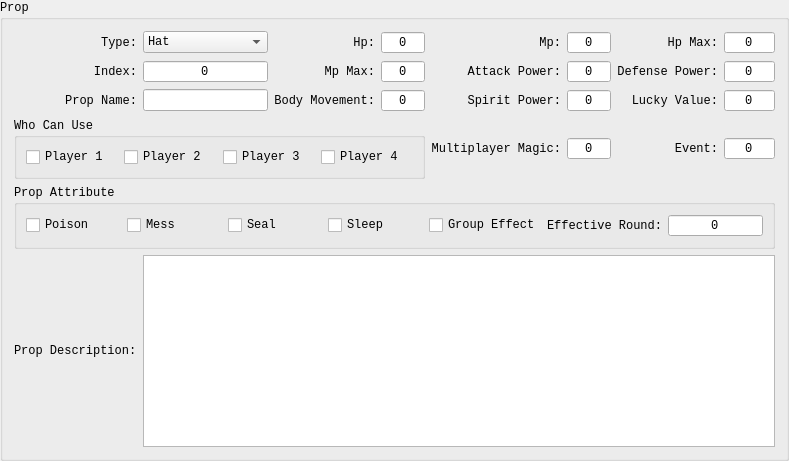
    <widget class="QGroupBox" name="propBox">
     <property name="font">
      <font>
       <family>Consolas</family>
      </font>
     </property>
     <property name="title">
      <string>Prop</string>
     </property>
     <layout class="QGridLayout" name="gridLayout_2">
      <item row="2" column="5">
       <widget class="QSpinBox" name="propSpiritPower">
        <property name="font">
         <font>
          <family>Consolas</family>
         </font>
        </property>
        <property name="alignment">
         <set>Qt::AlignCenter</set>
        </property>
        <property name="buttonSymbols">
         <enum>QAbstractSpinBox::NoButtons</enum>
        </property>
        <property name="minimum">
         <number>-128</number>
        </property>
        <property name="maximum">
         <number>127</number>
        </property>
       </widget>
      </item>
      <item row="1" column="7">
       <widget class="QSpinBox" name="propDefensePower">
        <property name="font">
         <font>
          <family>Consolas</family>
         </font>
        </property>
        <property name="alignment">
         <set>Qt::AlignCenter</set>
        </property>
        <property name="buttonSymbols">
         <enum>QAbstractSpinBox::NoButtons</enum>
        </property>
        <property name="minimum">
         <number>-128</number>
        </property>
        <property name="maximum">
         <number>255</number>
        </property>
       </widget>
      </item>
      <item row="1" column="0">
       <widget class="QLabel" name="propIdxLbl">
        <property name="font">
         <font>
          <family>Consolas</family>
         </font>
        </property>
        <property name="text">
         <string>Index:</string>
        </property>
        <property name="alignment">
         <set>Qt::AlignRight|Qt::AlignTrailing|Qt::AlignVCenter</set>
        </property>
       </widget>
      </item>
      <item row="0" column="5">
       <widget class="QSpinBox" name="propMp">
        <property name="font">
         <font>
          <family>Consolas</family>
         </font>
        </property>
        <property name="alignment">
         <set>Qt::AlignCenter</set>
        </property>
        <property name="buttonSymbols">
         <enum>QAbstractSpinBox::NoButtons</enum>
        </property>
        <property name="minimum">
         <number>-128</number>
        </property>
        <property name="maximum">
         <number>127</number>
        </property>
       </widget>
      </item>
      <item row="2" column="6">
       <widget class="QLabel" name="propLuckyValueLbl">
        <property name="font">
         <font>
          <family>Consolas</family>
         </font>
        </property>
        <property name="text">
         <string>Lucky Value:</string>
        </property>
        <property name="alignment">
         <set>Qt::AlignRight|Qt::AlignTrailing|Qt::AlignVCenter</set>
        </property>
       </widget>
      </item>
      <item row="4" column="0" colspan="8">
       <widget class="QGroupBox" name="propAttrBox">
        <property name="font">
         <font>
          <family>Consolas</family>
         </font>
        </property>
        <property name="title">
         <string>Prop Attribute</string>
        </property>
        <layout class="QHBoxLayout" name="horizontalLayout_4">
         <item>
          <widget class="QCheckBox" name="poisonChk">
           <property name="font">
            <font>
             <family>Consolas</family>
            </font>
           </property>
           <property name="text">
            <string>Poison</string>
           </property>
          </widget>
         </item>
         <item>
          <widget class="QCheckBox" name="messChk">
           <property name="font">
            <font>
             <family>Consolas</family>
            </font>
           </property>
           <property name="text">
            <string>Mess</string>
           </property>
          </widget>
         </item>
         <item>
          <widget class="QCheckBox" name="sealChk">
           <property name="font">
            <font>
             <family>Consolas</family>
            </font>
           </property>
           <property name="text">
            <string>Seal</string>
           </property>
          </widget>
         </item>
         <item>
          <widget class="QCheckBox" name="sleepChk">
           <property name="font">
            <font>
             <family>Consolas</family>
            </font>
           </property>
           <property name="text">
            <string>Sleep</string>
           </property>
          </widget>
         </item>
         <item>
          <widget class="QCheckBox" name="groupEffectChk">
           <property name="font">
            <font>
             <family>Consolas</family>
            </font>
           </property>
           <property name="text">
            <string>Group Effect</string>
           </property>
          </widget>
         </item>
         <item>
          <widget class="QLabel" name="effectiveRoundLbl">
           <property name="font">
            <font>
             <family>Consolas</family>
            </font>
           </property>
           <property name="text">
            <string>Effective Round:</string>
           </property>
           <property name="alignment">
            <set>Qt::AlignRight|Qt::AlignTrailing|Qt::AlignVCenter</set>
           </property>
          </widget>
         </item>
         <item>
          <widget class="QSpinBox" name="effectiveRound">
           <property name="font">
            <font>
             <family>Consolas</family>
            </font>
           </property>
           <property name="alignment">
            <set>Qt::AlignCenter</set>
           </property>
           <property name="buttonSymbols">
            <enum>QAbstractSpinBox::NoButtons</enum>
           </property>
           <property name="maximum">
            <number>9</number>
           </property>
          </widget>
         </item>
        </layout>
       </widget>
      </item>
      <item row="0" column="3">
       <widget class="QSpinBox" name="propHp">
        <property name="font">
         <font>
          <family>Consolas</family>
         </font>
        </property>
        <property name="alignment">
         <set>Qt::AlignCenter</set>
        </property>
        <property name="buttonSymbols">
         <enum>QAbstractSpinBox::NoButtons</enum>
        </property>
        <property name="minimum">
         <number>-128</number>
        </property>
        <property name="maximum">
         <number>127</number>
        </property>
       </widget>
      </item>
      <item row="1" column="1">
       <widget class="QSpinBox" name="propIdx">
        <property name="font">
         <font>
          <family>Consolas</family>
         </font>
        </property>
        <property name="alignment">
         <set>Qt::AlignCenter</set>
        </property>
        <property name="buttonSymbols">
         <enum>QAbstractSpinBox::NoButtons</enum>
        </property>
       </widget>
      </item>
      <item row="1" column="3">
       <widget class="QSpinBox" name="propMpMax">
        <property name="font">
         <font>
          <family>Consolas</family>
         </font>
        </property>
        <property name="alignment">
         <set>Qt::AlignCenter</set>
        </property>
        <property name="buttonSymbols">
         <enum>QAbstractSpinBox::NoButtons</enum>
        </property>
        <property name="minimum">
         <number>-128</number>
        </property>
        <property name="maximum">
         <number>127</number>
        </property>
       </widget>
      </item>
      <item row="0" column="7">
       <widget class="QSpinBox" name="propHpMax">
        <property name="font">
         <font>
          <family>Consolas</family>
         </font>
        </property>
        <property name="alignment">
         <set>Qt::AlignCenter</set>
        </property>
        <property name="buttonSymbols">
         <enum>QAbstractSpinBox::NoButtons</enum>
        </property>
        <property name="minimum">
         <number>-128</number>
        </property>
        <property name="maximum">
         <number>127</number>
        </property>
       </widget>
      </item>
      <item row="1" column="6">
       <widget class="QLabel" name="propDefensePowerLbl">
        <property name="font">
         <font>
          <family>Consolas</family>
         </font>
        </property>
        <property name="text">
         <string>Defense Power:</string>
        </property>
        <property name="alignment">
         <set>Qt::AlignRight|Qt::AlignTrailing|Qt::AlignVCenter</set>
        </property>
       </widget>
      </item>
      <item row="0" column="6">
       <widget class="QLabel" name="propHpMaxLbl">
        <property name="font">
         <font>
          <family>Consolas</family>
         </font>
        </property>
        <property name="text">
         <string>Hp Max:</string>
        </property>
        <property name="alignment">
         <set>Qt::AlignRight|Qt::AlignTrailing|Qt::AlignVCenter</set>
        </property>
       </widget>
      </item>
      <item row="2" column="2">
       <widget class="QLabel" name="propBodyMovementLbl">
        <property name="font">
         <font>
          <family>Consolas</family>
         </font>
        </property>
        <property name="text">
         <string>Body Movement:</string>
        </property>
        <property name="alignment">
         <set>Qt::AlignRight|Qt::AlignTrailing|Qt::AlignVCenter</set>
        </property>
       </widget>
      </item>
      <item row="0" column="4">
       <widget class="QLabel" name="propMpLbl">
        <property name="font">
         <font>
          <family>Consolas</family>
         </font>
        </property>
        <property name="text">
         <string>Mp:</string>
        </property>
        <property name="alignment">
         <set>Qt::AlignRight|Qt::AlignTrailing|Qt::AlignVCenter</set>
        </property>
       </widget>
      </item>
      <item row="1" column="2">
       <widget class="QLabel" name="propMpMaxLbl">
        <property name="font">
         <font>
          <family>Consolas</family>
         </font>
        </property>
        <property name="text">
         <string>Mp Max:</string>
        </property>
        <property name="alignment">
         <set>Qt::AlignRight|Qt::AlignTrailing|Qt::AlignVCenter</set>
        </property>
       </widget>
      </item>
      <item row="2" column="7">
       <widget class="QSpinBox" name="propLuckyValue">
        <property name="font">
         <font>
          <family>Consolas</family>
         </font>
        </property>
        <property name="alignment">
         <set>Qt::AlignCenter</set>
        </property>
        <property name="buttonSymbols">
         <enum>QAbstractSpinBox::NoButtons</enum>
        </property>
        <property name="minimum">
         <number>-128</number>
        </property>
        <property name="maximum">
         <number>127</number>
        </property>
       </widget>
      </item>
      <item row="0" column="1">
       <widget class="QComboBox" name="propType">
        <property name="font">
         <font>
          <family>Consolas</family>
         </font>
        </property>
        <item>
         <property name="text">
          <string>Hat</string>
         </property>
        </item>
        <item>
         <property name="text">
          <string>Clothes</string>
         </property>
        </item>
        <item>
         <property name="text">
          <string>Shoes</string>
         </property>
        </item>
        <item>
         <property name="text">
          <string>Cloak</string>
         </property>
        </item>
        <item>
         <property name="text">
          <string>Wristlet</string>
         </property>
        </item>
        <item>
         <property name="text">
          <string>Accessory</string>
         </property>
        </item>
        <item>
         <property name="text">
          <string>Weapon</string>
         </property>
        </item>
       </widget>
      </item>
      <item row="2" column="1">
       <widget class="QLineEdit" name="propName">
        <property name="sizePolicy">
         <sizepolicy hsizetype="Minimum" vsizetype="Fixed">
          <horstretch>0</horstretch>
          <verstretch>0</verstretch>
         </sizepolicy>
        </property>
        <property name="font">
         <font>
          <family>Consolas</family>
         </font>
        </property>
        <property name="alignment">
         <set>Qt::AlignCenter</set>
        </property>
       </widget>
      </item>
      <item row="2" column="4">
       <widget class="QLabel" name="propSpiritPowerLbl">
        <property name="font">
         <font>
          <family>Consolas</family>
         </font>
        </property>
        <property name="text">
         <string>Spirit Power:</string>
        </property>
        <property name="alignment">
         <set>Qt::AlignRight|Qt::AlignTrailing|Qt::AlignVCenter</set>
        </property>
       </widget>
      </item>
      <item row="0" column="0">
       <widget class="QLabel" name="propTypeLbl">
        <property name="font">
         <font>
          <family>Consolas</family>
         </font>
        </property>
        <property name="text">
         <string>Type:</string>
        </property>
        <property name="alignment">
         <set>Qt::AlignRight|Qt::AlignTrailing|Qt::AlignVCenter</set>
        </property>
       </widget>
      </item>
      <item row="1" column="4">
       <widget class="QLabel" name="propAttackPowerLbl">
        <property name="font">
         <font>
          <family>Consolas</family>
         </font>
        </property>
        <property name="text">
         <string>Attack Power:</string>
        </property>
        <property name="alignment">
         <set>Qt::AlignRight|Qt::AlignTrailing|Qt::AlignVCenter</set>
        </property>
       </widget>
      </item>
      <item row="2" column="0">
       <widget class="QLabel" name="propNameLbl">
        <property name="font">
         <font>
          <family>Consolas</family>
         </font>
        </property>
        <property name="text">
         <string>Prop Name:</string>
        </property>
        <property name="alignment">
         <set>Qt::AlignRight|Qt::AlignTrailing|Qt::AlignVCenter</set>
        </property>
       </widget>
      </item>
      <item row="2" column="3">
       <widget class="QSpinBox" name="propBodyMovement">
        <property name="font">
         <font>
          <family>Consolas</family>
         </font>
        </property>
        <property name="alignment">
         <set>Qt::AlignCenter</set>
        </property>
        <property name="buttonSymbols">
         <enum>QAbstractSpinBox::NoButtons</enum>
        </property>
        <property name="minimum">
         <number>-128</number>
        </property>
        <property name="maximum">
         <number>127</number>
        </property>
       </widget>
      </item>
      <item row="1" column="5">
       <widget class="QSpinBox" name="propAttackPower">
        <property name="font">
         <font>
          <family>Consolas</family>
         </font>
        </property>
        <property name="alignment">
         <set>Qt::AlignCenter</set>
        </property>
        <property name="buttonSymbols">
         <enum>QAbstractSpinBox::NoButtons</enum>
        </property>
        <property name="minimum">
         <number>-128</number>
        </property>
        <property name="maximum">
         <number>255</number>
        </property>
       </widget>
      </item>
      <item row="0" column="2">
       <widget class="QLabel" name="propHpLbl">
        <property name="font">
         <font>
          <family>Consolas</family>
         </font>
        </property>
        <property name="text">
         <string>Hp:</string>
        </property>
        <property name="alignment">
         <set>Qt::AlignRight|Qt::AlignTrailing|Qt::AlignVCenter</set>
        </property>
       </widget>
      </item>
      <item row="5" column="0">
       <widget class="QLabel" name="propDescriptionLbl">
        <property name="font">
         <font>
          <family>Consolas</family>
         </font>
        </property>
        <property name="text">
         <string>Prop Description:</string>
        </property>
       </widget>
      </item>
      <item row="5" column="1" colspan="7">
       <widget class="QTextEdit" name="propDescription">
        <property name="font">
         <font>
          <family>Consolas</family>
         </font>
        </property>
       </widget>
      </item>
      <item row="3" column="0" colspan="4">
       <widget class="QGroupBox" name="whoCanUseBox">
        <property name="font">
         <font>
          <family>Consolas</family>
         </font>
        </property>
        <property name="title">
         <string>Who Can Use</string>
        </property>
        <layout class="QHBoxLayout" name="horizontalLayout_3">
         <item>
          <widget class="QCheckBox" name="player1Chk">
           <property name="font">
            <font>
             <family>Consolas</family>
            </font>
           </property>
           <property name="text">
            <string>Player 1</string>
           </property>
          </widget>
         </item>
         <item>
          <widget class="QCheckBox" name="player2Chk">
           <property name="font">
            <font>
             <family>Consolas</family>
            </font>
           </property>
           <property name="text">
            <string>Player 2</string>
           </property>
          </widget>
         </item>
         <item>
          <widget class="QCheckBox" name="player3Chk">
           <property name="font">
            <font>
             <family>Consolas</family>
            </font>
           </property>
           <property name="text">
            <string>Player 3</string>
           </property>
          </widget>
         </item>
         <item>
          <widget class="QCheckBox" name="player4Chk">
           <property name="font">
            <font>
             <family>Consolas</family>
            </font>
           </property>
           <property name="text">
            <string>Player 4</string>
           </property>
          </widget>
         </item>
        </layout>
       </widget>
      </item>
      <item row="3" column="7">
       <widget class="QSpinBox" name="propEvent">
        <property name="font">
         <font>
          <family>Consolas</family>
         </font>
        </property>
        <property name="alignment">
         <set>Qt::AlignCenter</set>
        </property>
        <property name="buttonSymbols">
         <enum>QAbstractSpinBox::NoButtons</enum>
        </property>
        <property name="maximum">
         <number>65536</number>
        </property>
       </widget>
      </item>
      <item row="3" column="6">
       <widget class="QLabel" name="propEventLbl">
        <property name="font">
         <font>
          <family>Consolas</family>
         </font>
        </property>
        <property name="text">
         <string>Event:</string>
        </property>
        <property name="alignment">
         <set>Qt::AlignRight|Qt::AlignTrailing|Qt::AlignVCenter</set>
        </property>
       </widget>
      </item>
      <item row="3" column="5">
       <widget class="QSpinBox" name="multiplayerMagic">
        <property name="font">
         <font>
          <family>Consolas</family>
         </font>
        </property>
        <property name="alignment">
         <set>Qt::AlignCenter</set>
        </property>
        <property name="buttonSymbols">
         <enum>QAbstractSpinBox::NoButtons</enum>
        </property>
        <property name="maximum">
         <number>99</number>
        </property>
       </widget>
      </item>
      <item row="3" column="4">
       <widget class="QLabel" name="multiplayerMagicLbl">
        <property name="font">
         <font>
          <family>Consolas</family>
         </font>
        </property>
        <property name="text">
         <string>Multiplayer Magic:</string>
        </property>
        <property name="alignment">
         <set>Qt::AlignRight|Qt::AlignTrailing|Qt::AlignVCenter</set>
        </property>
       </widget>
      </item>
     </layout>
    </widget>
